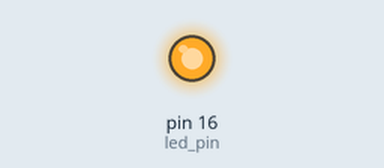
Bench run of a program on a simulated Raspberry Pi (header pin numbers). Shown: output pins drawn as LEDs (lit = HIGH). At 1.0 s the program stops and its outputs stay as they are.

Above: at 0.1 s.
At 1.1 s:
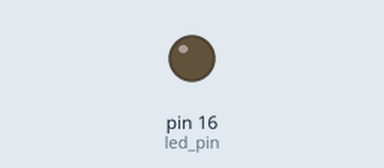
Timing chart, 0 to 2.5 s (numbered marks = the images above):
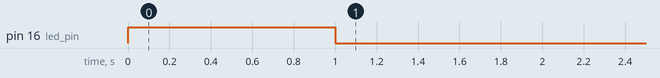

The program:

led_5s_blink_tested.py
```python
import RPi.GPIO as GPIO
import time

# Set up GPIO
led_pin = 16
GPIO.setmode(GPIO.BOARD)
GPIO.setup(led_pin, GPIO.OUT)

# Turn on LED
GPIO.output(led_pin, GPIO.HIGH)
time.sleep(1)  # Keep the LED on for 5 seconds

# Turn off LED
GPIO.output(led_pin, GPIO.LOW)

# Clean up GPIO
GPIO.cleanup()
```

Measured:
- by itself, pin 16 (led_pin): LOW → HIGH at 0.00 s, → LOW 1.0 s later
